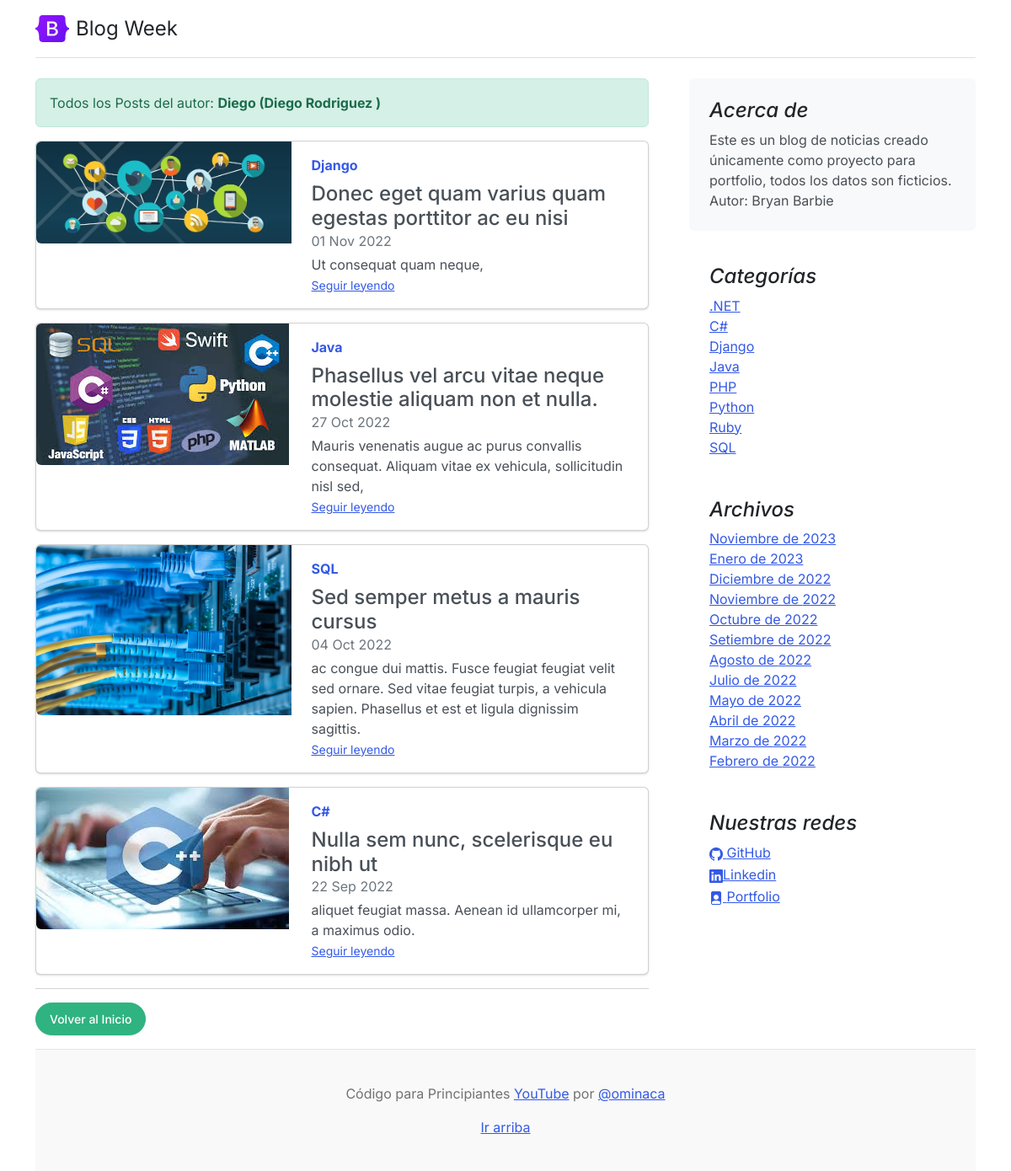
The page /author/2 on the database its author committed.
### core/models.py (models this page shows, shortened)
class Post (models.Model):
    title = models.CharField(max_length=250, verbose_name='Titulo')
    excerpt = models.TextField(verbose_name='Bajada')
    content = RichTextField(verbose_name='Contenido')
    image = models.ImageField(upload_to='posts', null=True, blank=True, verbose_name='Imagen')
    published = models.BooleanField(default=False, verbose_name='Publicado')
    category = models.ForeignKey(Category, on_delete=models.CASCADE, related_name='get_posts', verbose_name='Categoria')
    author = models.ForeignKey(User, on_delete=models.CASCADE, related_name='get_posts', verbose_name='Autor')
    tags = models.ManyToManyField(Tag, verbose_name='Etiquetas')
    created = models.DateTimeField(auto_now_add=True, verbose_name='Fecha de cracion')
    updated = models.DateTimeField(auto_now=True, verbose_name='Fecha de modificacion')
    class Meta:
        verbose_name = 'Publicacion'
        verbose_name_plural = 'Publicaciones'
        ordering = ['-created']

class Category(models.Model):
    name = models.CharField(max_length=200, unique=True, verbose_name='Nombre')
    active = models.BooleanField(default=True, verbose_name='Activo')
    created = models.DateTimeField(auto_now_add=True, verbose_name='Fecha de cracion')
    updated = models.DateTimeField(auto_now=True, verbose_name='Fecha de modificacion')
    class Meta:
        verbose_name = 'Categoria'
        verbose_name_plural = 'Categorias'
        ordering = ['name']
    def __str__(self):
        return self.name

class About(models.Model):
    description = models.CharField(max_length=350, verbose_name='Descripcion')
    created = models.DateTimeField(auto_now_add=True, verbose_name='Fecha de cracion')
    updated = models.DateTimeField(auto_now=True, verbose_name='Fecha de modificacion')
    class Meta:
        verbose_name = 'Acerca de'
        verbose_name_plural = 'Acerda de Nosotros'
        ordering = ['-created']
    def __str__(self):
        return self.description

class Link(models.Model):
    key = models.CharField(max_length=100, verbose_name='key link')
    name = models.CharField(max_length=120, verbose_name='Red Social')
    url = models.URLField(max_length=350, blank=True, null=True, verbose_name='Enlace')
    icon = models.CharField(max_length=100, verbose_name='Icono')
    created = models.DateTimeField(auto_now_add=True, verbose_name='Fecha de cracion')
    updated = models.DateTimeField(auto_now=True, verbose_name='Fecha de modificacion')
    class Meta:
        verbose_name = 'Red Social'
        verbose_name_plural = 'Redes sociales'
        ordering = ['name']

### core/views.py (the view)
# urls.py: path('author/<int:author_id>', author, name='author'),
def author (request, author_id):
    try:
        author = get_object_or_404(User, id=author_id)
        return render(request, 'core/author.html', {'author':author})
    except:
        return render(request, 'core/404.html')

### core/processors.py (called while the page is built)
def ctx_dic_about(request):
    ctx_about = {}
    ctx_about['ABOUT'] = About.objects.latest('created')
    return ctx_about

def ctx_dic_category(request):
    ctx_category = {}
    ctx_category['categories'] = Category.objects.filter(active=True)
    return ctx_category

def ctx_dic_history(request):
    ctx_history = {}
    ctx_history['dates'] = Post.objects.dates('created', 'month', order='DESC').distinct()
    return ctx_history

def ctx_dic_link(request):
    ctx_link = {}
    links = Link.objects.all()
    for link in links:
        ctx_link[link.key] = {'url':link.url, 'icon':link.icon}
    return ctx_link

### core/templates/core/author.html
{% extends 'core/base.html' %}
{% load static %}
{% block content %}
<div class="alert alert-success" role="alert">
    Todos los Posts del autor: <strong>{{ author.username}} ({{ author.first_name}} {{ author.last_name}} )</strong>
</div>
{% for post in author.get_posts.all %}
    <div class="card mb-3">
      <div class="row g-0">
        <div class="col-md-5">
          <img src={{ post.image.url }} class="img-fluid rounded-start" alt="...">
        </div>
        <div class="col-md-7">
          <div class="card-body">
            <strong class="d-inline-block mb-2 text-primary">{{ post.category }}</strong>
            <h4 class="mb-0">{{ post.title }}</h4>
            <div class="mb-1 text-muted">{{ post.created|date:"d M Y" }}</div>
            <p class="card-text mb-auto">{{ post.excerpt }}</p>
            <p class="card-text"><small class="text-muted"><a href={% url 'post' post.id %} class="stretched-link">Seguir leyendo</a></small></p>
          </div>
        </div>
      </div>
    </div>
{% endfor %}
<hr>
{% if request.path != '/' %}
  <div class="my-3">
    <a class="btn btn-success rounded-pill" href={% url 'home' %}>Volver al Inicio</a>
  </div>
{% endif %}
{% endblock %}

### core/templates/core/base.html (shortened to what this page needs)
<!doctype html>
<html lang="es">
<head>
    {% load static %}
    <link rel="stylesheet" href="https://cdn.jsdelivr.net/npm/bootstrap-icons@1.10.2/font/bootstrap-icons.css">
    <link href={% static 'core/css/bootstrap.min.css' %} rel="stylesheet">
    <link href={% static 'core/css/blog.css' %} rel="stylesheet">
</head>
<body>
  <div class="container">
    <header class="d-flex flex-wrap justify-content-center py-3 mb-4 border-bottom">
      <a href="/" class="d-flex align-items-center mb-3 mb-md-0 me-md-auto text-dark text-decoration-none">
        <img class="bi me-2" width="40" height="32" src={% static 'core/img/bootstrap-logo.svg' %}>
        <span class="fs-4">Blog Week</span>
      </a>
    </header>
    <main class="mt-2">
      <section class="row g-5">
        <div class="col-md-8">
            {% block content %} {% endblock %}
        </div>
        <aside class="col-md-4">
          <div class="position-sticky" style="top: 2rem;">
            <div class="p-4 mb-3 bg-light rounded">
              <h4 class="fst-italic">Acerca de</h4>
              <p class="mb-0">{{ ABOUT }}</p>
            </div>
            <div class="p-4">
              <h4 class="fst-italic">Categorías</h4>
              <ol class="list-unstyled mb-0">
                {% for item in categories %}
                  <li><a href={% url 'category' item.id %}>{{ item.name }}</a></li>
                {% endfor %}
              </ol>
            </div>
            <div class="p-4">
              <h4 class="fst-italic">Archivos</h4>
              <ol class="list-unstyled mb-0">
                {% for item in dates %}
                <li>
                  {% if item.month == 1 %}<a href={% url 'dates' item.month item.year %}>Enero de {{ item.year}}</a>{% endif %}
                  {% if item.month == 2 %}<a href={% url 'dates' item.month item.year %}>Febrero de {{ item.year}}</a>{% endif %}
                  {% if item.month == 3 %}<a href={% url 'dates' item.month item.year %}>Marzo de {{ item.year}}</a>{% endif %}
                  {% if item.month == 4 %}<a href={% url 'dates' item.month item.year %}>Abril de {{ item.year}}</a>{% endif %}
                  {% if item.month == 5 %}<a href={% url 'dates' item.month item.year %}>Mayo de {{ item.year}}</a>{% endif %}
                  {% if item.month == 7 %}<a href={% url 'dates' item.month item.year %}>Julio de {{ item.year}}</a>{% endif %}
                  {% if item.month == 8 %}<a href={% url 'dates' item.month item.year %}>Agosto de {{ item.year}}</a>{% endif %}
                  {% if item.month == 9 %}<a href={% url 'dates' item.month item.year %}>Setiembre de {{ item.year}}</a>{% endif %}
                  {% if item.month == 10 %}<a href={% url 'dates' item.month item.year %}>Octubre de {{ item.year}}</a>{% endif %}
                  {% if item.month == 11 %}<a href={% url 'dates' item.month item.year %}>Noviembre de {{ item.year}}</a>{% endif %}
                  {% if item.month == 12 %}<a href={% url 'dates' item.month item.year %}>Diciembre de {{ item.year}}</a>{% endif %}
                </li>
                {% endfor %}
              </ol>
            </div>
            <div class="p-4">
              <h4 class="fst-italic">Nuestras redes</h4>
              <ol class="list-unstyled">
              {% if LINK_GITHUB.url %}
                <li><a href={{ LINK_GITHUB.url}} target="_blank"><i class="{{ LINK_GITHUB.icon }}"></i> GitHub</a></li>
              {% endif%}
              {% if LINK_LINKEDIN.url %}
                <li><a href={{ LINK_LINKEDIN.url }} target="_blank"><i class="{{ LINK_LINKEDIN.icon }}"></i>Linkedin</a></li>
              {% endif %}
              {% if LINK_PORTFOLIO.url %}
                <li><a href={{ LINK_PORTFOLIO.url}} target="_blank"><i class="{{ LINK_PORTFOLIO.icon }}"></i> Portfolio</a></li>
              {% endif %}
              </ol>
            </div>
          </div>
        </aside>
      </section>
    </main>
    <footer class="blog-footer">
      <p>Código para Principiantes <a href="https://www.youtube.com/channel/UCojloc55DB6zD6zB7-kTWWQ">YouTube</a> por <a href="https://twitter.com/ominaca">@ominaca</a></p>
      <p>
        <a href="#">Ir arriba</a>
      </p>
    </footer>
  </div>
</body>
</html>

### core/static/core/css/blog.css (style rules this page uses)
.blog-footer { padding: 2.5rem 0; color: #727272; text-align: center; background-color: #f9f9f9; border-top: .05rem solid #e5e5e5; }
.blog-footer p:last-child { margin-bottom: 0; }
.bi { vertical-align: -.125em; fill: currentColor; }

### rows shown on the page
Post: image (picture), category "Django", title "Donec eget quam varius quam egestas porttitor ac eu nisi", created "01 Nov 2022", excerpt "Ut consequat quam neque,"
Post: image (picture), category "Java", title "Phasellus vel arcu vitae neque molestie aliquam non et nulla.", created "27 Oct 2022", excerpt "Mauris venenatis augue ac purus convallis consequat. Aliquam vitae ex vehicula, sollicitudin nisl sed,"
Post: image (picture), category "SQL", title "Sed semper metus a mauris cursus", created "04 Oct 2022", excerpt "ac congue dui mattis. Fusce feugiat feugiat velit sed ornare. Sed vitae feugiat turpis, a vehicula sapien. Phasellus et est et ligula dignissim sagittis."
Post: image (picture), category "C#", title "Nulla sem nunc, scelerisque eu nibh ut", created "22 Sep 2022", excerpt "aliquet feugiat massa. Aenean id ullamcorper mi, a maximus odio."
About: description "Este es un blog de noticias creado únicamente como proyecto para portfolio, todos los datos son ficticios. Autor: Bryan Barbie"
Category: name ".NET"
Category: name "C#"
Category: name "Django"
Category: name "Java"
Category: name "PHP"
Category: name "Python"
Category: name "Ruby"
Category: name "SQL"

### other values the page prints
{{ author.username }} "Diego"
{{ author.first_name }} "Diego"
{{ author.last_name }} "Rodriguez"
{{ item.year }} "2023" "2022"
{{ item.year }} "2023"
{{ item.year }} "2022"
